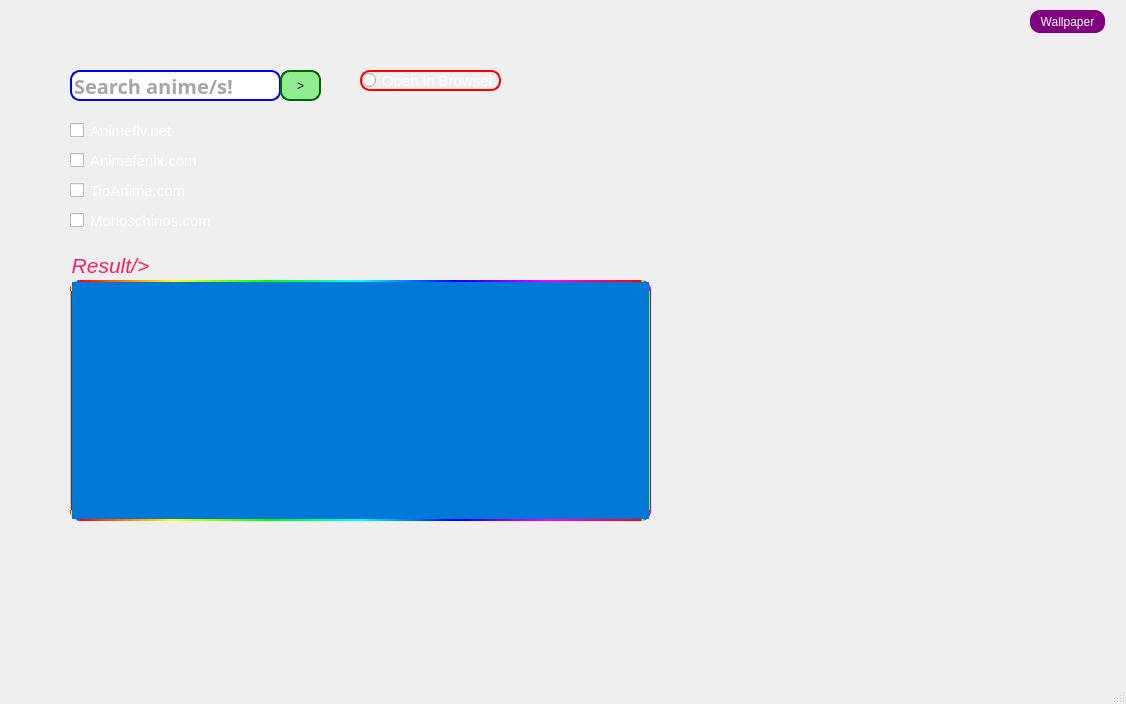
<?xml version="1.0" encoding="UTF-8"?>
<ui version="4.0">
 <class>MainWindow</class>
 <widget class="QMainWindow" name="Anime Browser">
  <property name="geometry">
   <rect>
    <x>0</x>
    <y>0</y>
    <width>1126</width>
    <height>704</height>
   </rect>
  </property>
  <property name="font">
   <font>
    <family>Segoe UI</family>
    <pointsize>11</pointsize>
   </font>
  </property>
  <property name="windowTitle">
   <string>MainWindow</string>
  </property>
  <widget class="QWidget" name="centralwidget">
   <property name="sizePolicy">
    <sizepolicy hsizetype="Expanding" vsizetype="Expanding">
     <horstretch>0</horstretch>
     <verstretch>0</verstretch>
    </sizepolicy>
   </property>
   <property name="layoutDirection">
    <enum>Qt::LeftToRight</enum>
   </property>
   <property name="styleSheet">
    <string notr="true">border-radius: 10px;
color: white;</string>
   </property>
   <widget class="QGroupBox" name="groupBox">
    <property name="enabled">
     <bool>true</bool>
    </property>
    <property name="geometry">
     <rect>
      <x>10</x>
      <y>10</y>
      <width>681</width>
      <height>561</height>
     </rect>
    </property>
    <property name="palette">
     <palette>
      <active>
       <colorrole role="WindowText">
        <brush brushstyle="SolidPattern">
         <color alpha="255">
          <red>255</red>
          <green>255</green>
          <blue>255</blue>
         </color>
        </brush>
       </colorrole>
       <colorrole role="Text">
        <brush brushstyle="SolidPattern">
         <color alpha="255">
          <red>255</red>
          <green>255</green>
          <blue>255</blue>
         </color>
        </brush>
       </colorrole>
       <colorrole role="ButtonText">
        <brush brushstyle="SolidPattern">
         <color alpha="255">
          <red>255</red>
          <green>255</green>
          <blue>255</blue>
         </color>
        </brush>
       </colorrole>
       <colorrole role="PlaceholderText">
        <brush brushstyle="SolidPattern">
         <color alpha="128">
          <red>0</red>
          <green>85</green>
          <blue>127</blue>
         </color>
        </brush>
       </colorrole>
      </active>
      <inactive>
       <colorrole role="WindowText">
        <brush brushstyle="SolidPattern">
         <color alpha="255">
          <red>255</red>
          <green>255</green>
          <blue>255</blue>
         </color>
        </brush>
       </colorrole>
       <colorrole role="Text">
        <brush brushstyle="SolidPattern">
         <color alpha="255">
          <red>255</red>
          <green>255</green>
          <blue>255</blue>
         </color>
        </brush>
       </colorrole>
       <colorrole role="ButtonText">
        <brush brushstyle="SolidPattern">
         <color alpha="255">
          <red>255</red>
          <green>255</green>
          <blue>255</blue>
         </color>
        </brush>
       </colorrole>
       <colorrole role="PlaceholderText">
        <brush brushstyle="SolidPattern">
         <color alpha="128">
          <red>0</red>
          <green>85</green>
          <blue>127</blue>
         </color>
        </brush>
       </colorrole>
      </inactive>
      <disabled>
       <colorrole role="WindowText">
        <brush brushstyle="SolidPattern">
         <color alpha="255">
          <red>255</red>
          <green>255</green>
          <blue>255</blue>
         </color>
        </brush>
       </colorrole>
       <colorrole role="Text">
        <brush brushstyle="SolidPattern">
         <color alpha="255">
          <red>255</red>
          <green>255</green>
          <blue>255</blue>
         </color>
        </brush>
       </colorrole>
       <colorrole role="ButtonText">
        <brush brushstyle="SolidPattern">
         <color alpha="255">
          <red>255</red>
          <green>255</green>
          <blue>255</blue>
         </color>
        </brush>
       </colorrole>
       <colorrole role="PlaceholderText">
        <brush brushstyle="SolidPattern">
         <color alpha="128">
          <red>0</red>
          <green>0</green>
          <blue>0</blue>
         </color>
        </brush>
       </colorrole>
      </disabled>
     </palette>
    </property>
    <property name="font">
     <font>
      <family>Segoe UI Black</family>
      <pointsize>11</pointsize>
      <weight>75</weight>
      <bold>true</bold>
     </font>
    </property>
    <property name="contextMenuPolicy">
     <enum>Qt::NoContextMenu</enum>
    </property>
    <property name="toolTip">
     <string>Type your anime episode!</string>
    </property>
    <property name="title">
     <string/>
    </property>
    <property name="flat">
     <bool>true</bool>
    </property>
    <widget class="QCheckBox" name="tioanimeOp">
     <property name="geometry">
      <rect>
       <x>60</x>
       <y>170</y>
       <width>121</width>
       <height>21</height>
      </rect>
     </property>
     <property name="font">
      <font>
       <family>Segoe UI</family>
       <pointsize>11</pointsize>
       <weight>50</weight>
       <bold>false</bold>
      </font>
     </property>
     <property name="text">
      <string>TioAnime.com</string>
     </property>
    </widget>
    <widget class="QCheckBox" name="animeflvOp">
     <property name="geometry">
      <rect>
       <x>60</x>
       <y>110</y>
       <width>111</width>
       <height>21</height>
      </rect>
     </property>
     <property name="font">
      <font>
       <family>Segoe UI</family>
       <pointsize>11</pointsize>
       <weight>50</weight>
       <bold>false</bold>
      </font>
     </property>
     <property name="text">
      <string>Animeflv.net</string>
     </property>
    </widget>
    <widget class="QCheckBox" name="animefenixOp">
     <property name="geometry">
      <rect>
       <x>60</x>
       <y>140</y>
       <width>131</width>
       <height>21</height>
      </rect>
     </property>
     <property name="font">
      <font>
       <family>Segoe UI</family>
       <pointsize>11</pointsize>
       <weight>50</weight>
       <bold>false</bold>
      </font>
     </property>
     <property name="text">
      <string>Animefenix.com</string>
     </property>
    </widget>
    <widget class="QCheckBox" name="monoschinosOp">
     <property name="geometry">
      <rect>
       <x>60</x>
       <y>200</y>
       <width>141</width>
       <height>21</height>
      </rect>
     </property>
     <property name="font">
      <font>
       <family>Segoe UI</family>
       <pointsize>11</pointsize>
       <weight>50</weight>
       <bold>false</bold>
      </font>
     </property>
     <property name="text">
      <string>Monoschinos.com</string>
     </property>
    </widget>
    <widget class="QListWidget" name="Results">
     <property name="geometry">
      <rect>
       <x>60</x>
       <y>270</y>
       <width>581</width>
       <height>241</height>
      </rect>
     </property>
     <property name="palette">
      <palette>
       <active>
        <colorrole role="WindowText">
         <brush brushstyle="SolidPattern">
          <color alpha="255">
           <red>255</red>
           <green>255</green>
           <blue>255</blue>
          </color>
         </brush>
        </colorrole>
        <colorrole role="Text">
         <brush brushstyle="SolidPattern">
          <color alpha="255">
           <red>255</red>
           <green>255</green>
           <blue>255</blue>
          </color>
         </brush>
        </colorrole>
        <colorrole role="ButtonText">
         <brush brushstyle="SolidPattern">
          <color alpha="255">
           <red>255</red>
           <green>255</green>
           <blue>255</blue>
          </color>
         </brush>
        </colorrole>
        <colorrole role="Base">
         <brush brushstyle="SolidPattern">
          <color alpha="255">
           <red>0</red>
           <green>120</green>
           <blue>215</blue>
          </color>
         </brush>
        </colorrole>
        <colorrole role="PlaceholderText">
         <brush brushstyle="NoBrush">
          <color alpha="128">
           <red>255</red>
           <green>255</green>
           <blue>255</blue>
          </color>
         </brush>
        </colorrole>
       </active>
       <inactive>
        <colorrole role="WindowText">
         <brush brushstyle="SolidPattern">
          <color alpha="255">
           <red>255</red>
           <green>255</green>
           <blue>255</blue>
          </color>
         </brush>
        </colorrole>
        <colorrole role="Text">
         <brush brushstyle="SolidPattern">
          <color alpha="255">
           <red>255</red>
           <green>255</green>
           <blue>255</blue>
          </color>
         </brush>
        </colorrole>
        <colorrole role="ButtonText">
         <brush brushstyle="SolidPattern">
          <color alpha="255">
           <red>255</red>
           <green>255</green>
           <blue>255</blue>
          </color>
         </brush>
        </colorrole>
        <colorrole role="Base">
         <brush brushstyle="SolidPattern">
          <color alpha="255">
           <red>0</red>
           <green>120</green>
           <blue>215</blue>
          </color>
         </brush>
        </colorrole>
        <colorrole role="PlaceholderText">
         <brush brushstyle="NoBrush">
          <color alpha="128">
           <red>255</red>
           <green>255</green>
           <blue>255</blue>
          </color>
         </brush>
        </colorrole>
       </inactive>
       <disabled>
        <colorrole role="WindowText">
         <brush brushstyle="SolidPattern">
          <color alpha="255">
           <red>255</red>
           <green>255</green>
           <blue>255</blue>
          </color>
         </brush>
        </colorrole>
        <colorrole role="Text">
         <brush brushstyle="SolidPattern">
          <color alpha="255">
           <red>255</red>
           <green>255</green>
           <blue>255</blue>
          </color>
         </brush>
        </colorrole>
        <colorrole role="ButtonText">
         <brush brushstyle="SolidPattern">
          <color alpha="255">
           <red>255</red>
           <green>255</green>
           <blue>255</blue>
          </color>
         </brush>
        </colorrole>
        <colorrole role="Base">
         <brush brushstyle="SolidPattern">
          <color alpha="255">
           <red>240</red>
           <green>240</green>
           <blue>240</blue>
          </color>
         </brush>
        </colorrole>
        <colorrole role="PlaceholderText">
         <brush brushstyle="NoBrush">
          <color alpha="128">
           <red>255</red>
           <green>255</green>
           <blue>255</blue>
          </color>
         </brush>
        </colorrole>
       </disabled>
      </palette>
     </property>
     <property name="font">
      <font>
       <family>Segoe UI</family>
       <pointsize>11</pointsize>
       <weight>50</weight>
       <bold>false</bold>
      </font>
     </property>
     <property name="toolTipDuration">
      <number>1</number>
     </property>
     <property name="statusTip">
      <string>View results!</string>
     </property>
     <property name="autoFillBackground">
      <bool>false</bool>
     </property>
     <property name="styleSheet">
      <string notr="true">border: 2px solid qlineargradient(spread:pad, x1:0, y1:0, x2:1, y2:0, stop:0 rgba(255, 0, 0, 255), stop:0.166 rgba(255, 255, 0, 255), stop:0.333 rgba(0, 255, 0, 255), stop:0.5 rgba(0, 255, 255, 255), stop:0.666 rgba(0, 0, 255, 255), stop:0.833 rgba(255, 0, 255, 255), stop:1 rgba(255, 0, 0, 255));</string>
     </property>
     <property name="showDropIndicator" stdset="0">
      <bool>false</bool>
     </property>
     <property name="dragDropMode">
      <enum>QAbstractItemView::NoDragDrop</enum>
     </property>
     <property name="movement">
      <enum>QListView::Static</enum>
     </property>
     <property name="isWrapping" stdset="0">
      <bool>false</bool>
     </property>
     <property name="resizeMode">
      <enum>QListView::Fixed</enum>
     </property>
     <property name="viewMode">
      <enum>QListView::IconMode</enum>
     </property>
     <property name="itemAlignment">
      <set>Qt::AlignHCenter</set>
     </property>
     <property name="sortingEnabled">
      <bool>true</bool>
     </property>
    </widget>
    <widget class="QLabel" name="resultLabel">
     <property name="geometry">
      <rect>
       <x>60</x>
       <y>240</y>
       <width>81</width>
       <height>31</height>
      </rect>
     </property>
     <property name="font">
      <font>
       <family>Segoe UI</family>
       <pointsize>11</pointsize>
       <weight>50</weight>
       <bold>false</bold>
      </font>
     </property>
     <property name="text">
      <string>&lt;html&gt;&lt;head/&gt;&lt;body&gt;&lt;p align=&quot;center&quot;&gt;&lt;span style=&quot; font-size:16pt; font-style:italic; color:#ff1e65;&quot;&gt;Result/&amp;gt;&lt;/span&gt;&lt;/p&gt;&lt;/body&gt;&lt;/html&gt;</string>
     </property>
    </widget>
    <widget class="QRadioButton" name="openBrowser">
     <property name="enabled">
      <bool>true</bool>
     </property>
     <property name="geometry">
      <rect>
       <x>350</x>
       <y>60</y>
       <width>141</width>
       <height>21</height>
      </rect>
     </property>
     <property name="font">
      <font>
       <family>Segoe UI</family>
       <pointsize>11</pointsize>
       <weight>50</weight>
       <bold>false</bold>
      </font>
     </property>
     <property name="autoFillBackground">
      <bool>false</bool>
     </property>
     <property name="styleSheet">
      <string notr="true">border: 2px solid red;</string>
     </property>
     <property name="text">
      <string>Open in Browser</string>
     </property>
     <property name="checked">
      <bool>false</bool>
     </property>
    </widget>
    <widget class="QPushButton" name="searchButton">
     <property name="geometry">
      <rect>
       <x>270</x>
       <y>60</y>
       <width>41</width>
       <height>31</height>
      </rect>
     </property>
     <property name="styleSheet">
      <string notr="true">border-radius: 10px;
border: 2px solid darkgreen;
background-color:lightgreen;
color: #111111;</string>
     </property>
     <property name="text">
      <string>&gt;</string>
     </property>
    </widget>
    <widget class="QLineEdit" name="SearchInput">
     <property name="geometry">
      <rect>
       <x>60</x>
       <y>60</y>
       <width>211</width>
       <height>31</height>
      </rect>
     </property>
     <property name="font">
      <font>
       <family>Segoe UI Black</family>
       <pointsize>15</pointsize>
       <weight>75</weight>
       <italic>false</italic>
       <bold>true</bold>
      </font>
     </property>
     <property name="toolTip">
      <string>Type your anime episode!</string>
     </property>
     <property name="styleSheet">
      <string notr="true">border-radius:10px;
border: 2px solid blue;
color: rgb(77, 77, 77);</string>
     </property>
     <property name="text">
      <string/>
     </property>
     <property name="placeholderText">
      <string>Search anime/s!</string>
     </property>
    </widget>
    <zorder>SearchInput</zorder>
    <zorder>tioanimeOp</zorder>
    <zorder>animeflvOp</zorder>
    <zorder>animefenixOp</zorder>
    <zorder>monoschinosOp</zorder>
    <zorder>Results</zorder>
    <zorder>resultLabel</zorder>
    <zorder>openBrowser</zorder>
    <zorder>searchButton</zorder>
   </widget>
   <widget class="QLabel" name="steticImage">
    <property name="geometry">
     <rect>
      <x>660</x>
      <y>50</y>
      <width>451</width>
      <height>591</height>
     </rect>
    </property>
    <property name="autoFillBackground">
     <bool>true</bool>
    </property>
    <property name="styleSheet">
     <string notr="true"/>
    </property>
    <property name="frameShape">
     <enum>QFrame::NoFrame</enum>
    </property>
    <property name="text">
     <string/>
    </property>
    <property name="pixmap">
     <pixmap>Banners/banner.png</pixmap>
    </property>
    <property name="scaledContents">
     <bool>true</bool>
    </property>
   </widget>
   <widget class="QPushButton" name="change_bg">
    <property name="geometry">
     <rect>
      <x>1030</x>
      <y>10</y>
      <width>75</width>
      <height>23</height>
     </rect>
    </property>
    <property name="font">
     <font>
      <pointsize>9</pointsize>
     </font>
    </property>
    <property name="styleSheet">
     <string notr="true">background-color: purple;</string>
    </property>
    <property name="text">
     <string>Wallpaper</string>
    </property>
   </widget>
  </widget>
  <widget class="QMenuBar" name="menubar">
   <property name="geometry">
    <rect>
     <x>0</x>
     <y>0</y>
     <width>1126</width>
     <height>21</height>
    </rect>
   </property>
  </widget>
  <widget class="QStatusBar" name="statusbar"/>
  <action name="actionCustom">
   <property name="text">
    <string>Custom</string>
   </property>
  </action>
  <action name="actionNext">
   <property name="text">
    <string>Next</string>
   </property>
  </action>
  <action name="actionPrev">
   <property name="text">
    <string>Prev</string>
   </property>
  </action>
 </widget>
 <resources/>
 <connections/>
</ui>
